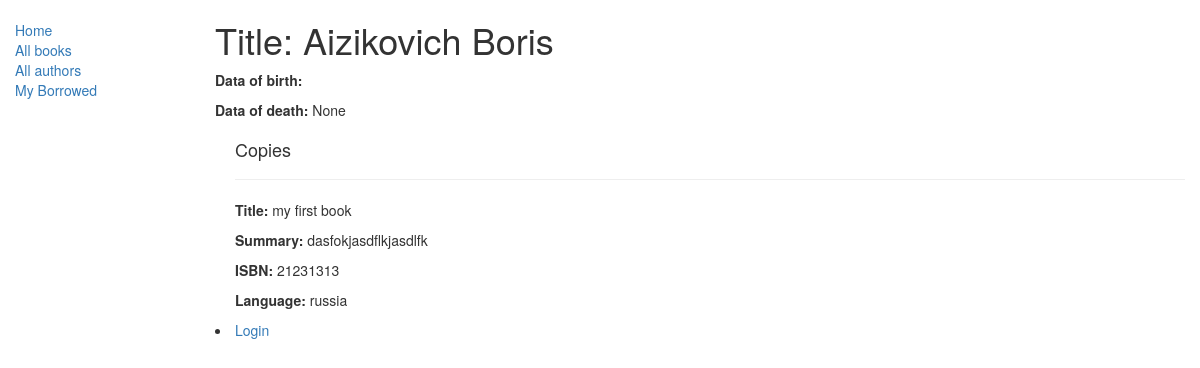
The app's page /catalog/authors/1, older data.
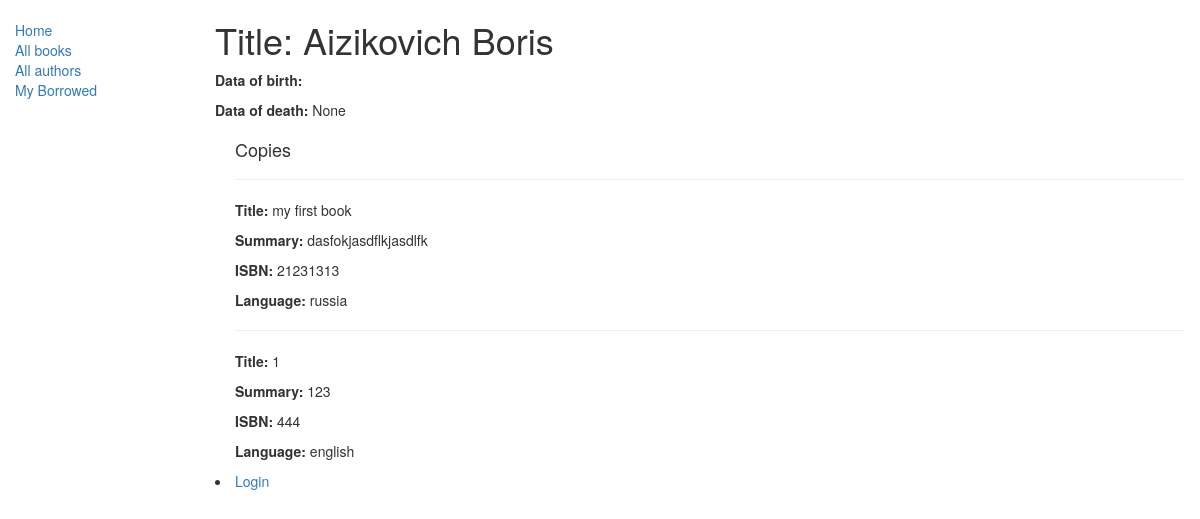
The same page, newer data.
### catalog/models.py (models this page shows, shortened)
class Author(models.Model):
    first_name = models.CharField(max_length=100)
    last_name = models.CharField(max_length=100)
    date_of_birth = models.DateField(null=True, blank=True)
    date_of_death = models.DateField('Died', null=True, blank=True)

class Book(models.Model):
    title = models.CharField(max_length=200)
    author = models.ForeignKey('Author', on_delete=models.SET_NULL, null=True)
    summary = models.TextField(max_length=1000, help_text="Enter a brief description of the book")
    isbn = models.CharField('ISBN',max_length=13, help_text='13 Character <a href="https://www.isbn-international.org/content/what-isbn">ISBN number</a>')
    genre = models.ManyToManyField(Genre, help_text="Select a genre for this book")
    language = models.ForeignKey('Language', on_delete=models.SET_NULL, null=True)
    def display_genre(self):
        """
        Creates a string for the Genre. This is required to display genre in Admin.
        """
        return ', '.join([ genre.name for genre in self.genre.all()[:3] ])
    display_genre.short_description = 'Genre'
    def display_language(self):
        """
        Creates a string for the Genre. This is required to display genre in Admin.
        """
        return self.language
    display_language.short_description = 'Language'

class Language(models.Model):
    name = models.CharField(max_length=200, help_text="Enter the book's natural language (e.g. English, French, Japanese etc.)")
    def __str__(self):
        return self.name

### catalog/views.py (the view)
# urls.py: url(r'^authors/(?P<pk>\d+)$', views.AuthorDetailView.as_view(), name='author-detail'),
class AuthorDetailView(generic.DetailView):
    model = Author

### catalog/templates/catalog/author_detail.html
{% extends "base_generic.html" %}
{% block content %}
  <h1>Title: {{ author.first_name }} {{author.last_name}}</h1>
  <p><strong>Data of birth:</strong> <a href="">{{ book.date_of_birth }}</a></p>
  <p><strong>Data of death:</strong> {{ author.date_of_death }}</p>
  <div style="margin-left:20px;margin-top:20px">
    <h4>Copies</h4>
    {% for copy in author.book_set.all %}
      <hr>
      <p><strong>Title:</strong> {{copy.title}}</p>
      <p><strong>Summary:</strong> {{copy.summary}}</p>
      <p><strong>ISBN:</strong> {{copy.isbn}}</p>
      <p><strong>Language:</strong> {{copy.language}}</p>
    {% endfor %}
  </div>
{% endblock %}

### catalog/templates/base_generic.html (shortened to what this page needs)
<!DOCTYPE html>
<html lang="en">
<head>
  <link rel="stylesheet" href="https://maxcdn.bootstrapcdn.com/bootstrap/3.3.7/css/bootstrap.min.css">
  {% load static %}
  <link rel="stylesheet" href="{% static 'css/styles.css' %}">
</head>
<body>
  <div class="container-fluid">
    <div class="row">
      <div class="col-sm-2">
      {% block sidebar %}
      <ul class="sidebar-nav">
          <li><a href="{% url 'index' %}">Home</a></li>
          <li><a href="{% url 'books' %}">All books</a></li>
          <li><a href="{% url 'author' %}">All authors</a></li>
          <li><a href="{% url 'my-borrowed' %}">My Borrowed</a></li>
      </ul>
     {% endblock %}
    </div>
    <div class="col-sm-10 ">
        {% block content %}
        {% endblock %}
        {% block pagination %}
        {% if user.is_authenticated %}
        <li>User: {{ user.get_username }}</li>
        <li><a href="{% url 'logout'%}?next={{request.path}}">Logout</a></li>
      {% else %}
        <li><a href="{% url 'login'%}?next={{request.path}}">Login</a></li>
      {% endif %}
        {% endblock %}
      </div>
    </div>
  </div>
</body>
</html>

### catalog/static/css/styles.css (style rules this page uses)
.sidebar-nav { margin-top: 20px; padding: 0; list-style: none; }

Row changes from the older to the newer data that the page shows:
added Book: title "1", summary "123", isbn "444", language "english"
